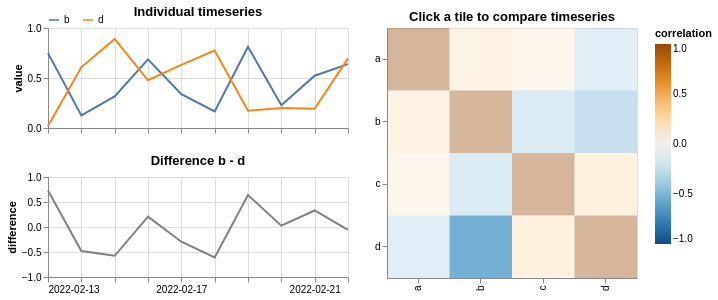

This figure's notebook cell:
### Code cell
import pandas as pd
import numpy as np
import altair as alt


# Create timeseries data
rng = np.random.default_rng(905)
ex_ts = pd.DataFrame(
    rng.random((10, 4)),
    columns=['a', 'b', 'c', 'd'],
).assign(
    date=pd.date_range(
        start=pd.to_datetime('2022-02-22')-pd.Timedelta(9, unit='D'),
        end=pd.to_datetime('2022-02-22')).strftime('%Y-%m-%d'),
)

# Create heatmap with selection
select_x = alt.selection_point(fields=['level_0'], name='select_x', value='b')
select_y = alt.selection_point(fields=['level_1'], name='select_y', value='d')
heatmap = alt.Chart(
    ex_ts.drop(columns='date').corr().stack().reset_index().rename(columns={0: 'correlation'}),
    title='Click a tile to compare timeseries',
    height=250,
    width=250,
).mark_rect().encode(
    alt.X('level_0').title(None),
    alt.Y('level_1').title(None),
    alt.Color('correlation').scale(domain=[-1, 1], scheme='blueorange'),
    opacity=alt.when(select_x, select_y).then(alt.value(1)).otherwise(alt.value(0.4)),
).add_params(
    select_x, select_y
)

# Create chart with individual lines/timeseries
base = alt.Chart(
    ex_ts.melt(
        id_vars='date',
        var_name='category',
        value_name='value',
    ),
    height=100,
    width=300,
    title='Individual timeseries',
)
lines = base.transform_filter(
    # If the category is not in the selected values, the returned index is -1
    'indexof(datum.category, select_x.level_0) !== -1'
   '| indexof(datum.category, select_y.level_1) !== -1'
).mark_line().encode(
    alt.X('date:T').axis(labels=False).title(None),
    alt.Y('value').scale(domain=(0, 1)),
    alt.Color('category').legend(orient='top', offset=-20).title(None)
)

# Create chart with difference between lines/timeseries
dynamic_title = alt.Title(alt.expr(f'"Difference " + {select_x.name}.level_0 + " - " + {select_y.name}.level_1'))
# We pivot transform to get each category as a column
lines_diff = base.transform_pivot(
    'category', 'value', groupby=['date']
# In the calculate transform we use the values from the selection to subset the columns to substract
).transform_calculate(
    difference = f'datum[{select_x.name}.level_0] - datum[{select_y.name}.level_1]'
).mark_line(color='grey').encode(
    alt.X('date:T').axis(format='%Y-%m-%d').title(None),
    alt.Y('difference:Q').scale(domain=(-1, 1)),
).properties(
    title=dynamic_title
)

# Layout the charts
(lines & lines_diff) | heatmap

### Figure 1 — Vega-Lite specification as saved in the notebook (floating-point values rounded to 4 significant figures)
{"config": {"view": {"continuousWidth": 300, "continuousHeight": 300}}, "hconcat": [{"vconcat": [{"mark": {"type": "line"}, "encoding": {"color": {"field": "category", "legend": {"orient": "top", "offset": -20}, "title": null, "type": "nominal"}, "x": {"axis": {"labels": false}, "field": "date", "title": null, "type": "temporal"}, "y": {"field": "value", "scale": {"domain": [0, 1]}, "type": "quantitative"}}, "height": 100, "title": "Individual timeseries", "transform": [{"filter": "indexof(datum.category, select_x.level_0) !== -1| indexof(datum.category, select_y.level_1) !== -1"}], "width": 300}, {"mark": {"type": "line", "color": "grey"}, "encoding": {"x": {"axis": {"format": "%Y-%m-%d"}, "field": "date", "title": null, "type": "temporal"}, "y": {"field": "difference", "scale": {"domain": [-1, 1]}, "type": "quantitative"}}, "height": 100, "title": {"text": {"expr": "\"Difference \" + select_x.level_0 + \" - \" + select_y.level_1"}}, "transform": [{"pivot": "category", "value": "value", "groupby": ["date"]}, {"calculate": "datum[select_x.level_0] - datum[select_y.level_1]", "as": "difference"}], "width": 300}], "data": {"name": "data-dcd315ac3c0e3279b057cda77601a154"}}, {"data": {"name": "data-b5314d971361ff675c7b9eda1158c3e8"}, "mark": {"type": "rect"}, "encoding": {"color": {"field": "correlation", "scale": {"domain": [-1, 1], "scheme": "blueorange"}, "type": "quantitative"}, "opacity": {"condition": [{"test": {"and": [{"param": "select_x"}, {"param": "select_y"}]}, "value": 1}], "value": 0.4}, "x": {"field": "level_0", "title": null, "type": "nominal"}, "y": {"field": "level_1", "title": null, "type": "nominal"}}, "height": 250, "name": "view_1", "title": "Click a tile to compare timeseries", "width": 250}], "params": [{"name": "select_x", "select": {"type": "point", "fields": ["level_0"]}, "value": "b", "views": ["view_1"]}, {"name": "select_y", "select": {"type": "point", "fields": ["level_1"]}, "value": "d", "views": ["view_1"]}], "$schema": "https://vega.github.io/schema/vega-lite/v5.20.1.json", "datasets": {"data-dcd315ac3c0e3279b057cda77601a154": [{"date": "2022-02-13", "category": "a", "value": 0.9598}, {"date": "2022-02-14", "category": "a", "value": 0.3987}, {"date": "2022-02-15", "category": "a", "value": 0.6011}, {"date": "2022-02-16", "category": "a", "value": 0.9086}, {"date": "2022-02-17", "category": "a", "value": 0.1874}, {"date": "2022-02-18", "category": "a", "value": 0.6301}, {"date": "2022-02-19", "category": "a", "value": 0.6882}, {"date": "2022-02-20", "category": "a", "value": 0.899}, {"date": "2022-02-21", "category": "a", "value": 0.04121}, {"date": "2022-02-22", "category": "a", "value": 0.2136}, {"date": "2022-02-13", "category": "b", "value": 0.7485}, {"date": "2022-02-14", "category": "b", "value": 0.1263}, {"date": "2022-02-15", "category": "b", "value": 0.3154}, {"date": "2022-02-16", "category": "b", "value": 0.6857}, {"date": "2022-02-17", "category": "b", "value": 0.3378}, {"date": "2022-02-18", "category": "b", "value": 0.1662}, {"date": "2022-02-19", "category": "b", "value": 0.8117}, {"date": "2022-02-20", "category": "b", "value": 0.2277}, {"date": "2022-02-21", "category": "b", "value": 0.5228}, {"date": "2022-02-22", "category": "b", "value": 0.6389}, {"date": "2022-02-13", "category": "c", "value": 0.2504}, {"date": "2022-02-14", "category": "c", "value": 0.1607}, {"date": "2022-02-15", "category": "c", "value": 0.9928}, {"date": "2022-02-16", "category": "c", "value": 0.1159}, {"date": "2022-02-17", "category": "c", "value": 0.04576}, {"date": "2022-02-18", "category": "c", "value": 0.9727}, {"date": "2022-02-19", "category": "c", "value": 0.4507}, {"date": "2022-02-20", "category": "c", "value": 0.742}, {"date": "2022-02-21", "category": "c", "value": 0.6409}, {"date": "2022-02-22", "category": "c", "value": 0.3179}, {"date": "2022-02-13", "category": "d", "value": 0.02047}, {"date": "2022-02-14", "category": "d", "value": 0.6067}, {"date": "2022-02-15", "category": "d", "value": 0.8911}, {"date": "2022-02-16", "category": "d", "value": 0.4775}, {"date": "2022-02-17", "category": "d", "value": 0.6315}, {"date": "2022-02-18", "category": "d", "value": 0.7745}, {"date": "2022-02-19", "category": "d", "value": 0.1722}, {"date": "2022-02-20", "category": "d", "value": 0.2011}, {"date": "2022-02-21", "category": "d", "value": 0.1921}, {"date": "2022-02-22", "category": "d", "value": 0.696}], "data-b5314d971361ff675c7b9eda1158c3e8": [{"level_0": "a", "level_1": "a", "correlation": 1.0}, {"level_0": "a", "level_1": "b", "correlation": 0.1842}, {"level_0": "a", "level_1": "c", "correlation": 0.1034}, {"level_0": "a", "level_1": "d", "correlation": -0.3212}, {"level_0": "b", "level_1": "a", "correlation": 0.1842}, {"level_0": "b", "level_1": "b", "correlation": 1.0}, {"level_0": "b", "level_1": "c", "correlation": -0.3724}, {"level_0": "b", "level_1": "d", "correlation": -0.5303}, {"level_0": "c", "level_1": "a", "correlation": 0.1034}, {"level_0": "c", "level_1": "b", "correlation": -0.3724}, {"level_0": "c", "level_1": "c", "correlation": 1.0}, {"level_0": "c", "level_1": "d", "correlation": 0.2219}, {"level_0": "d", "level_1": "a", "correlation": -0.3212}, {"level_0": "d", "level_1": "b", "correlation": -0.5303}, {"level_0": "d", "level_1": "c", "correlation": 0.2219}, {"level_0": "d", "level_1": "d", "correlation": 1.0}]}}
